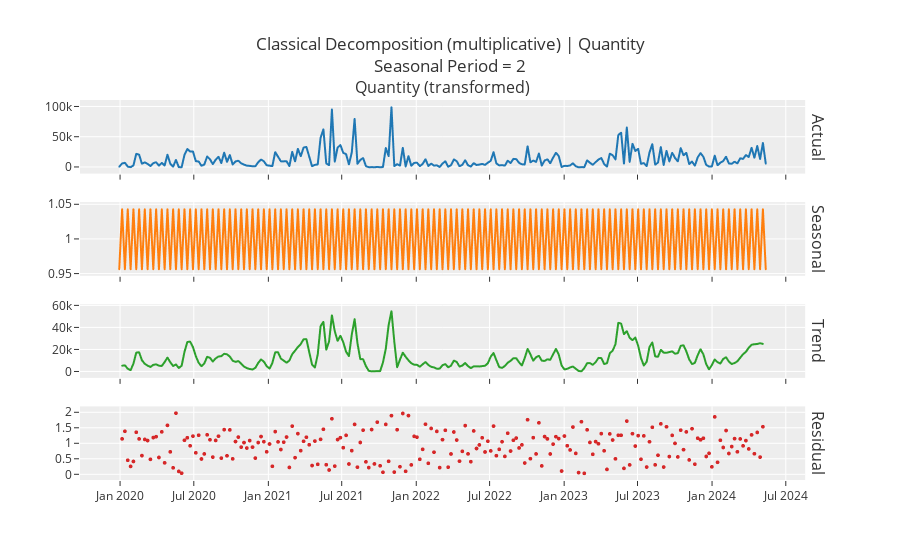

Notebook code for this chart:
### Code cell
exp.plot_model(plot = 'decomp', 
               data_kwargs = {'type' : 'multiplicative'})

### Figure 1 — Plotly figure (JSON) as saved in the notebook; plotly's stock layout.template omitted (floating-point values rounded to 4 significant figures; data arrays with more than 128 entries replaced by an {"elided": "..."} marker saying what was removed)
{"data": [{"line": {"color": "rgb(31, 119, 180)", "width": 2}, "marker": {"size": 2}, "mode": "lines+markers", "name": "Actual", "type": "scattergl", "x": {"elided": "229 str values"}, "xaxis": "x", "y": {"elided": "229 int values"}, "yaxis": "y"}, {"line": {"color": "rgb(255, 127, 14)", "width": 2}, "marker": {"size": 2}, "mode": "lines+markers", "name": "Seasonal", "type": "scattergl", "x": {"elided": "229 str values"}, "xaxis": "x2", "y": {"elided": "229 float values"}, "yaxis": "y2"}, {"line": {"color": "rgb(44, 160, 44)", "width": 2}, "marker": {"size": 2}, "mode": "lines+markers", "name": "Trend", "type": "scattergl", "x": {"elided": "229 str values"}, "xaxis": "x3", "y": {"elided": "229 float values"}, "yaxis": "y3"}, {"line": {"color": "rgb(214, 39, 40)", "width": 2}, "marker": {"size": 4}, "mode": "markers", "name": "Residuals", "type": "scattergl", "x": {"elided": "229 str values"}, "xaxis": "x4", "y": {"elided": "229 float values"}, "yaxis": "y4"}], "layout": {"annotations": [{"font": {"size": 16}, "showarrow": false, "text": "Quantity (transformed)", "x": 0.49, "xanchor": "center", "xref": "paper", "y": 1, "yanchor": "bottom", "yref": "paper"}, {"font": {"size": 16}, "showarrow": false, "text": "Actual", "textangle": 90, "x": 0.98, "xanchor": "left", "xref": "paper", "y": 0.9031, "yanchor": "middle", "yref": "paper"}, {"font": {"size": 16}, "showarrow": false, "text": "Seasonal", "textangle": 90, "x": 0.98, "xanchor": "left", "xref": "paper", "y": 0.6344, "yanchor": "middle", "yref": "paper"}, {"font": {"size": 16}, "showarrow": false, "text": "Trend", "textangle": 90, "x": 0.98, "xanchor": "left", "xref": "paper", "y": 0.3656, "yanchor": "middle", "yref": "paper"}, {"font": {"size": 16}, "showarrow": false, "text": "Residual", "textangle": 90, "x": 0.98, "xanchor": "left", "xref": "paper", "y": 0.09688, "yanchor": "middle", "yref": "paper"}], "showlegend": false, "title": {"text": "Classical Decomposition (multiplicative) | Quantity<br>Seasonal Period = 2"}, "xaxis": {"anchor": "y", "domain": [0, 0.98], "matches": "x4", "showticklabels": false}, "xaxis2": {"anchor": "y2", "domain": [0, 0.98], "matches": "x4", "showticklabels": false}, "xaxis3": {"anchor": "y3", "domain": [0, 0.98], "matches": "x4", "showticklabels": false}, "xaxis4": {"anchor": "y4", "domain": [0, 0.98]}, "yaxis": {"anchor": "x", "domain": [0.8063, 1]}, "yaxis2": {"anchor": "x2", "domain": [0.5375, 0.7312]}, "yaxis3": {"anchor": "x3", "domain": [0.2687, 0.4625]}, "yaxis4": {"anchor": "x4", "domain": [0, 0.1938]}}}
